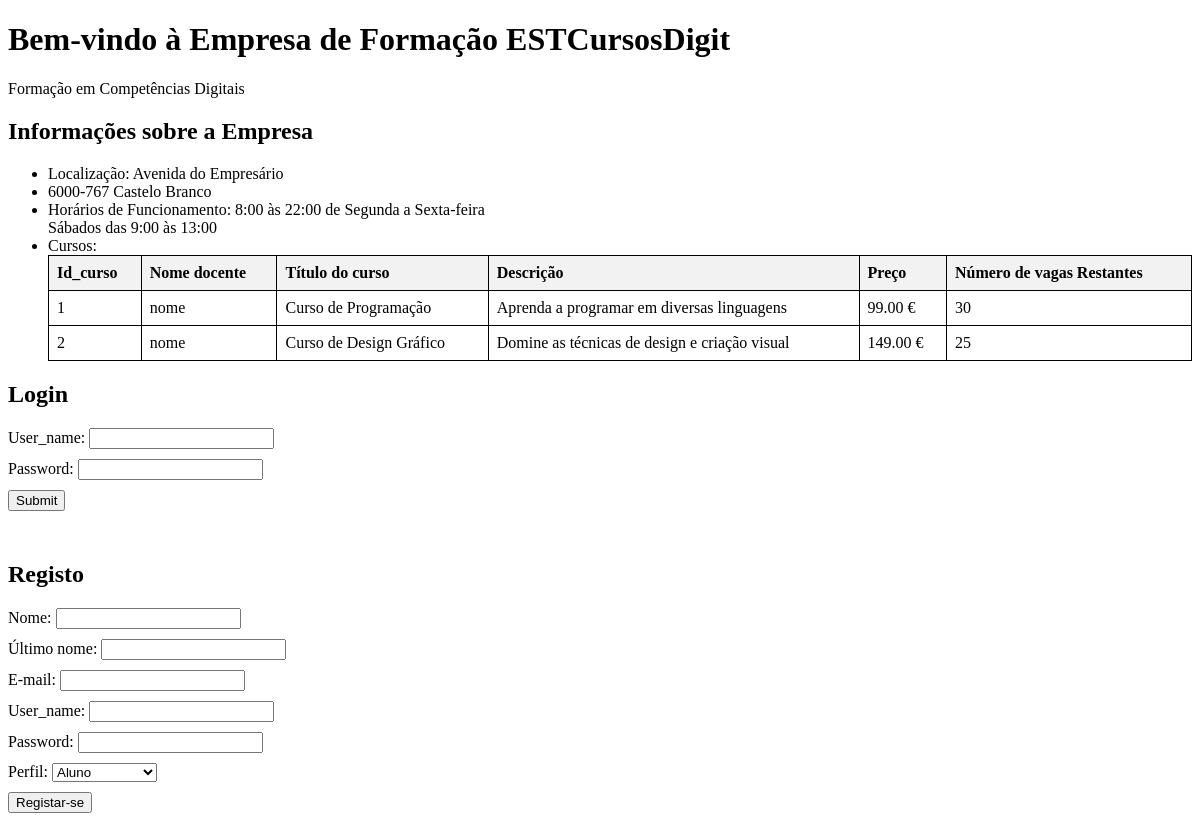
Screenshot of /php/paginas/index.php with the database file from the repository.
### tables this page shows
CREATE TABLE cursos (
	id_curso INT AUTO_INCREMENT PRIMARY KEY,
	id_utilizador INT,
	nome_curso TEXT NOT NULL,
	descricao TEXT,
	preco DECIMAL(10,2) NOT NULL CHECK(preco >=0),
	vagas_disponiveis INT NOT NULL CHECK(vagas_disponiveis >=0),
	vagas_totais INT NOT NULL CHECK(vagas_totais >0),
	FOREIGN KEY (id_utilizador) REFERENCES utilizadores (id_utilizador)
);

CREATE TABLE utilizadores (
	id_utilizador INT AUTO_INCREMENT PRIMARY KEY,
	nome TEXT NOT NULL,
	ultimo_nome TEXT NOT NULL,
	e_mail TEXT NOT NULL UNIQUE,
	user_name TEXT NOT NULL UNIQUE,
	password TEXT NOT NULL,
	perfil TEXT NOT NULL,
	autenticado BOOLEAN DEFAULT false
);

### php/paginas/index.php (the view, shortened to what this page needs)
<!DOCTYPE html>
<html>
<head>
</head>
<body>
    <h1>Bem-vindo à Empresa de Formação ESTCursosDigit </h1>
    <div class="container">
        <span class="texto" style="font-size: px;">Formação em Competências Digitais</span>
    </div>
    <h2>Informações sobre a Empresa</h2>
    <ul>
        <li>Localização: Avenida do Empresário</li>
        <li>6000-767 Castelo Branco</li>
        <li>Horários de Funcionamento: 8:00 às 22:00 de Segunda a Sexta-feira <br>Sábados das 9:00 às 13:00</li>
        <li>Cursos: </li>
        <?php
            $sql = "SELECT * FROM cursos";
		    $resultado = mysqli_query($conn, $sql);
            if ($resultado && mysqli_num_rows($resultado) >0) {
                echo "<table border='1'>";
                echo "  <tr>
                            <th>Id_curso</th>
                            <th>Nome docente</th>
                            <th>Título do curso</th>
                            <th>Descrição</th>
                            <th>Preço</th>
                            <th>Número de vagas Restantes</th>
                        </tr>";
                    while ($linha = mysqli_fetch_assoc($resultado)) {
                        echo "<tr>";
                            $sql2 = "SELECT nome FROM utilizadores WHERE id_utilizador = ".$linha['id_utilizador'];
                            $resultado2 = mysqli_query($conn,$sql2);
                            $nome_docente = mysqli_fetch_assoc($resultado2);
                            echo "<td>".$linha["id_curso"]."</td>";
                            echo "<td>".$nome_docente["nome"]."</td>";
                            echo "<td>".$linha["nome_curso"]."</td>";
                            echo "<td>".substr($linha["descricao"],0,50)."</td>";
                            echo "<td>".$linha["preco"]." €</td>";
                            echo "<td>".$linha["vagas_disponiveis"]."</td>";
                        echo "</tr>";
                    }
                    echo "</table>";
                }
        ?>
    </ul>
        <div class="form-container">
        <h2>Login</h2>
        <form action="login.php" method="POST">
            User_name: <input type="text" name="user_name" style="margin-bottom: 10px;"><br>
            Password: <input type="password" name="password" style="margin-bottom: 10px;"><br>
            <input type="submit" name="Login">
        </form>
    </div>
    <div class="form-container">
        <h2>Registo</h2>
        <form action="registo.php" method="post">
            Nome: <input type="text" name="nome" style="margin-bottom: 10px;"><br>
            Último nome: <input type="text" name="ultimo_nome"style="margin-bottom: 10px;"><br>
            E-mail: <input type="text" name="e_mail"style="margin-bottom: 10px;"><br>
            User_name: <input type="text" name="user_name"style="margin-bottom: 10px;"><br>
            Password: <input type="password" name="password"style="margin-bottom: 10px;"><br>
            Perfil:
            <select name="perfil" style="margin-bottom: 10px;">
                <option value="aluno">Aluno</option>
            </select><br>
            <input type="submit" value="Registar-se">
        </form>
    </div>
</body>
</html>

### php/paginas/index.php (style rules this page uses)
ul { margin-bottom: 20px; }
.form-container { margin-bottom: 30px; }
form { display: inline-block; margin-bottom: 20px; }
table { border-collapse: collapse; width: 100%; }
th, td { border: 1px solid black; padding: 8px; text-align: left; }
th { background-color: #f2f2f2; }

### rows the page displays
cursos: id_curso "1", id_utilizador.nome "nome", nome_curso "Curso de Programação", descricao "Aprenda a programar em diversas linguagens", preco "99.00", vagas_disponiveis "30"
cursos: id_curso "2", id_utilizador.nome "nome", nome_curso "Curso de Design Gráfico", descricao "Domine as técnicas de design e criação visual", preco "149.00", vagas_disponiveis "25"
